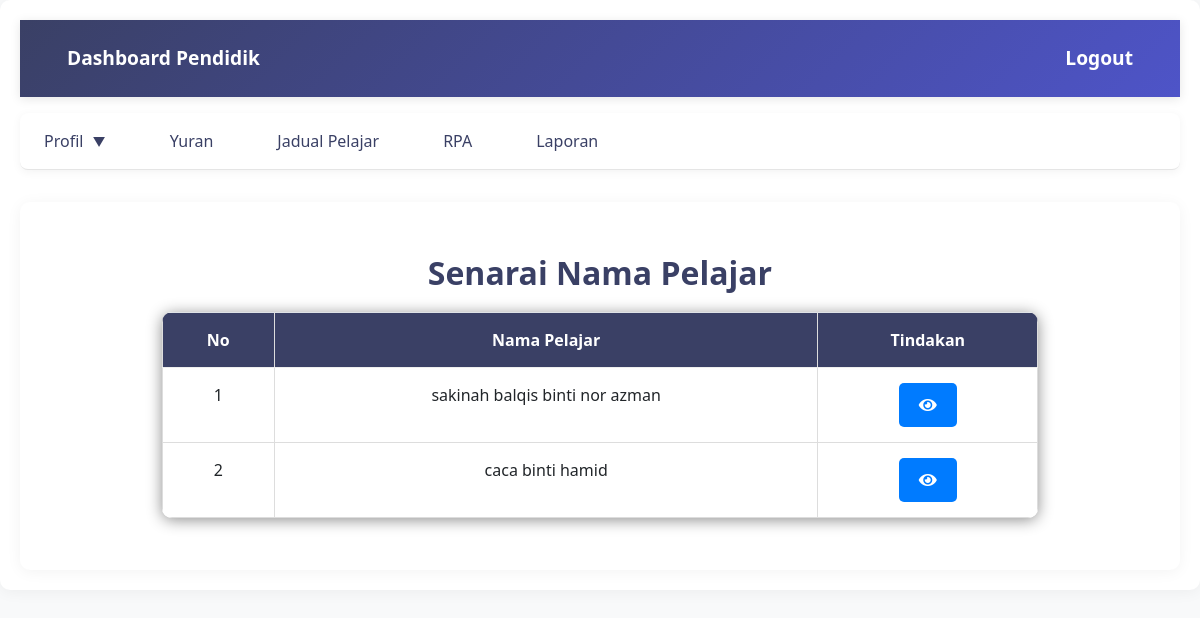
/pendidikPelajar.php (signed in), run on the app's committed database.
### tables this page shows
CREATE TABLE `pelajar` (
  `ic_pelajar` varchar(20) NOT NULL,
  `nama_pelajar` varchar(100) NOT NULL,
  `jantina` varchar(10) NOT NULL,
  `alamat_semasa` varchar(255) DEFAULT NULL,
  `umur` int(11) DEFAULT NULL,
  `Alahan` varchar(100) DEFAULT NULL,
  `gambar_pelajar` varchar(255) DEFAULT NULL,
  `ibubapa_id` int(11) NOT NULL,
  `tahun_pengajian` int(4) DEFAULT NULL,
  `id_pentadbir` int(11) DEFAULT NULL,
  `id_pendidik` int(11) DEFAULT NULL,
  `sijilLahir_pelajar` varchar(255) DEFAULT NULL,
  `pengesahan` tinyint(1) DEFAULT NULL
);

### pendidikPelajar.php (the view, shortened to what this page needs)
<?php
include 'config.php';
$id_pendidik = $_SESSION['id_pendidik'];
$query = "
    SELECT nama_pelajar, ic_pelajar, ibubapa_id
    FROM pelajar
    WHERE id_pendidik = ?
";
$stmt = $conn->prepare($query);
$stmt->bind_param("i", $id_pendidik);
$stmt->execute();
$result = $stmt->get_result();
?>
<!DOCTYPE html>
<html lang="en">
<head>
    <link rel="stylesheet" href="https://cdn.jsdelivr.net/npm/bootstrap@5.3.0/dist/css/bootstrap.min.css">
    <link rel="stylesheet" href="css/dashboard.css">
    <link rel="stylesheet" href="https://cdnjs.cloudflare.com/ajax/libs/font-awesome/5.15.4/css/all.min.css">
</head>
<body class="dashboard-container">
    <div class="container">
        <header>
            <a href="pendidik_dashboard.php"><span>Dashboard Pendidik</span></a>
            <a href="logout.php">Logout</a>
        </header>
        <nav>
            <ul>
                <li class="dropdown-parent">
                    <a href="#">Profil <span class="dropdown-icon">&#x25BC;</span></a>
                </li>
                <li><a href="yuranPendidik.php">Yuran</a></li>
                <li><a href="display_jadualPendidik.php">Jadual Pelajar</a></li>
                <li><a href="rpa.php">RPA</a></li>
                <li><a href="laporan.php">Laporan</a></li>
            </ul>
        </nav>
        <main>
    <h2 style="text-align: center; margin: 20px 0;">Senarai Nama Pelajar</h2>
    <?php if ($result->num_rows > 0): ?>
        <table class="table table-bordered" style="width: 80%; margin: 20px auto; border-collapse: collapse; font-size: 16px;">
            <thead>
                <tr>
                    <th style="padding: 15px; text-align: center; background-color: #3a4065; color: white;">No</th>
                    <th style="padding: 15px; text-align: center; background-color: #3a4065; color: white;">Nama Pelajar</th>
                    <th style="padding: 15px; text-align: center; background-color: #3a4065; color: white;">Tindakan</th>
                </tr>
            </thead>
            <tbody>
                <?php
                $no = 1;
                while ($row = $result->fetch_assoc()): ?>
                    <tr>
                        <td style="padding: 15px; text-align: center; border: 1px solid #ddd;"><?php echo $no++; ?></td>
                        <td style="padding: 15px; text-align: center; border: 1px solid #ddd;"><?php echo $row['nama_pelajar']; ?></td>
                        <td style="padding: 15px; text-align: center; border: 1px solid #ddd;">
                        <a href='pendidik_viewPelajar.php?ic_pelajar=<?php echo $row['ic_pelajar']; ?>&ibubapa_id=<?php echo $row['ibubapa_id']; ?>'>
                            <button class='btn-view' title='View' style='background-color: #007bff; color: white; border: none; padding: 10px 20px; border-radius: 5px; font-size: 16px; cursor: pointer;'>
                                <i class='fas fa-eye'></i>
                            </button>
                        </a>
                        </td>
                    </tr>
                <?php endwhile; ?>
            </tbody>
        </table>
    <?php else: ?>
        <p>Tiada pelajar yang di daftarkan.</p>
    <?php endif; ?>
</main>
    </div>
</body>
</html>

### css/dashboard.css (style rules this page uses)
.dashboard-container { font-family: 'Segoe UI', system-ui, -apple-system, sans-serif; margin: 0; padding: 0; background: #f8f9fa; color: #2c3e50; width: 100%; box-sizing: border-box; min-height: 100vh; }
.dashboard-container .container { max-width: 1200px; width: 100%; margin: 0 auto; padding: 20px; background: #fff; box-shadow: 0 2px 15px rgba(0, 0, 0, 0.05); border-radius: 10px; box-sizing: border-box; }
.dashboard-container header { display: flex; justify-content: space-between; align-items: center; background: linear-gradient(135deg, #3a4065 0%, #4e54c8 100%); padding: 1rem 2rem; color: white; font-size: 1.2em; font-weight: bold; width: 100%; box-sizing: border-box; box-shadow: 0 2px 10px rgba(0, 0, 0, 0.1); }
.dashboard-container header a { color: white; text-decoration: none; font-size: 1em; padding: 8px 15px; border-radius: 5px; transition: all 0.3s ease; }
.dashboard-container nav { background: #ffffff; border-bottom: 1px solid rgba(0, 0, 0, 0.1); width: 100%; box-sizing: border-box; margin-bottom: 2rem; box-shadow: 0 2px 10px rgba(0, 0, 0, 0.05); }
.dashboard-container nav ul { list-style: none; padding: 0; margin: 0; display: flex; align-items: center; gap: 1rem; }
.dashboard-container nav ul li { position: relative; }
.dashboard-container nav ul li a { color: #3a4065; text-decoration: none; padding: 1rem 1.5rem; display: block; font-weight: 500; transition: all 0.3s ease; }
.dropdown-parent > a { display: flex; align-items: center; gap: 5px; }
.dropdown-icon { font-size: 0.8em; transition: transform 0.3s ease; }
.dashboard-container main { padding: 2rem; background: #fff; width: 100%; box-sizing: border-box; border-radius: 10px; box-shadow: 0 2px 15px rgba(0, 0, 0, 0.05); }
.dashboard-container main h2 { margin-top: 0; color: #3a4065; font-size: 2rem; font-weight: 700; text-align: left; margin-bottom: 1.5rem; }
.dashboard-container button, .dashboard-container .interactive-link { background: none; color: inherit; border: none; padding: 0.8rem 1.5rem; border-radius: 6px; font-size: 1em; font-weight: 600; cursor: pointer; transition: all 0.3s ease; text-decoration: none; }
.dashboard-container table { width: 80%; border-collapse: collapse; margin: 1.5rem auto; background: white; border-radius: 10px; overflow: hidden; box-shadow: 0 2px 15px rgba(0, 0, 0, 0.449); }
.dashboard-container th, .dashboard-container td { padding: 1rem; border-bottom: 1px solid #eee; }
.dashboard-container th { background: #3a4065; font-weight: 600; color: #ffffff; text-align: center; }
.dashboard-container td { text-align: left; }
nav ul { list-style-type: none; margin: 0; padding: 0; display: flex; gap: 10px; background-color: #3a4065; padding: 10px; }
nav ul li { display: inline; }
nav ul li a { text-decoration: none; color: white; font-weight: bold; padding: 8px 15px; border-radius: 5px; }
.dropdown-parent { position: relative; }
.dropdown-icon { margin-left: 5px; font-size: 0.8em; }

### pendidikPelajar.php (style rules this page uses)
table { width: 100%; margin: 20px auto; border-collapse: collapse; font-size: 16px; }
table th, table td { padding: 15px; text-align: center; border: 1px solid #ddd; }
table th { background-color: #3a4065; color: white; }
table tbody tr:nth-child(even) { background-color: #f9f9f9; }
table td { color: #333; }
table td a { text-decoration: none; color: #007bff; }
.btn-view { transition: all 0.3s ease; }
body { margin: 0; font-family: 'Segoe UI', system-ui, -apple-system, sans-serif; background: #f8f9fa; color: #333; }
.container { max-width: 1200px; margin: 0 auto; padding: 0 20px; }
header { background: linear-gradient(135deg, #3a4065 0%, #4e54c8 100%); padding: 1rem; display: flex; justify-content: space-between; align-items: center; box-shadow: 0 2px 10px rgba(0, 0, 0, 0.1); }
header a { color: white; text-decoration: none; font-weight: 600; transition: all 0.3s ease; }
nav { background: #ffffff; border-radius: 8px; margin: 1rem 0; box-shadow: 0 2px 10px rgba(0, 0, 0, 0.05); }
nav ul { background: transparent !important; padding: 0 !important; margin: 0; display: flex; gap: 0.5rem; list-style-type: none; }
nav ul li a { color: #3a4065 !important; padding: 1rem 1.5rem; transition: all 0.3s ease; border-radius: 6px; text-decoration: none; display: flex; align-items: center; }
nav ul li { position: relative; }
.dropdown-parent > a { display: flex; align-items: center; gap: 5px; }

### data on the page
pelajar: nama_pelajar "sakinah balqis binti nor azman"
pelajar: nama_pelajar "caca binti hamid"
